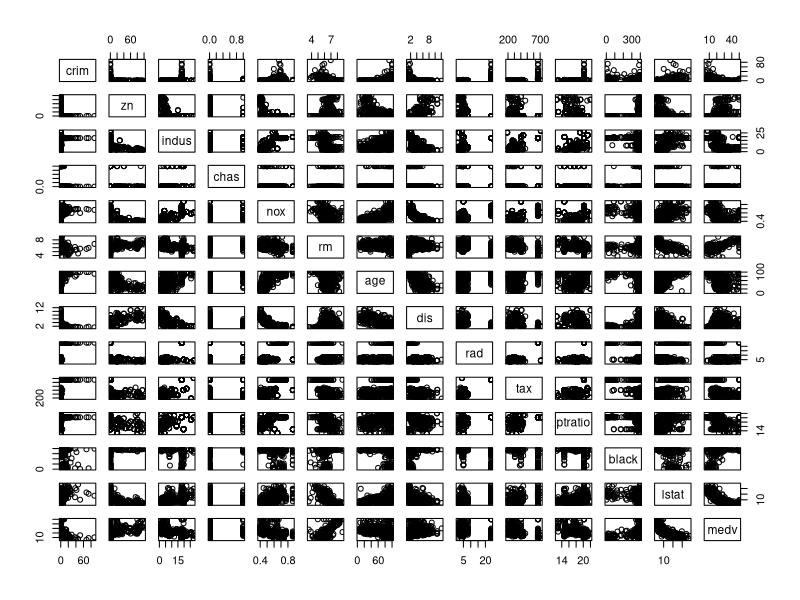
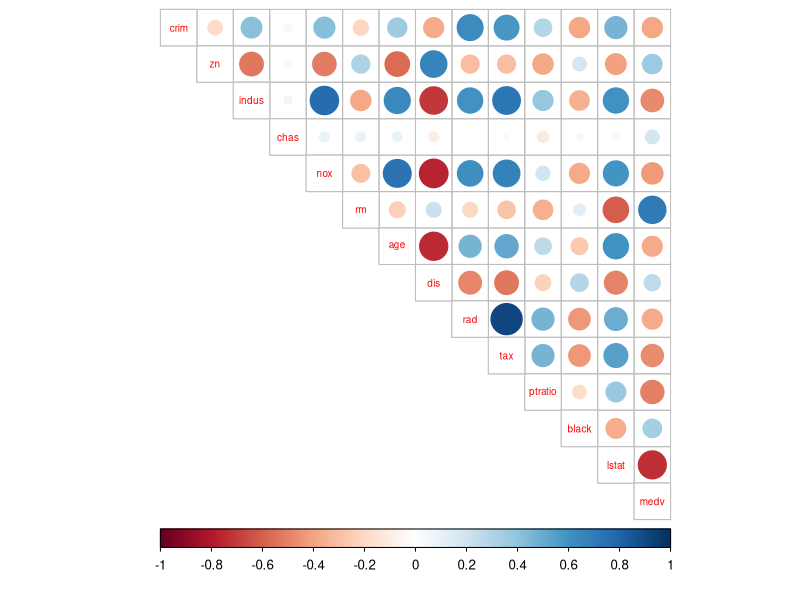
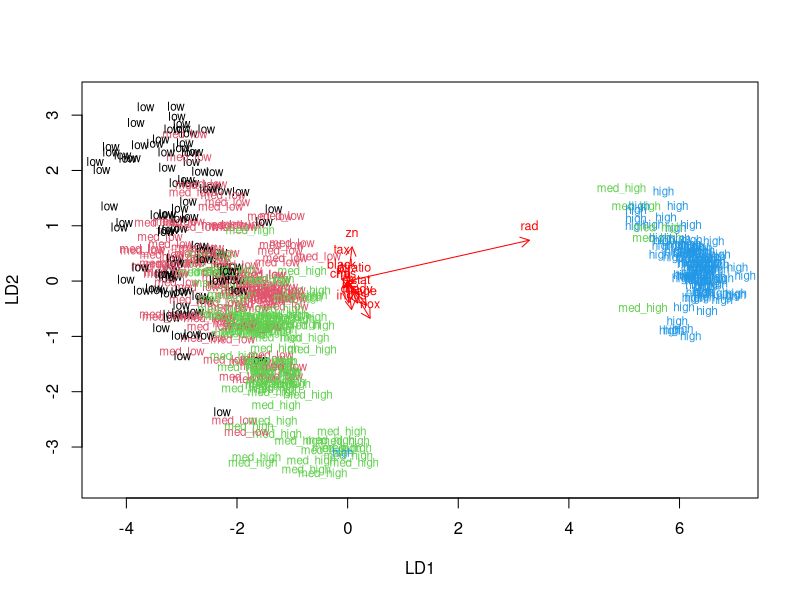
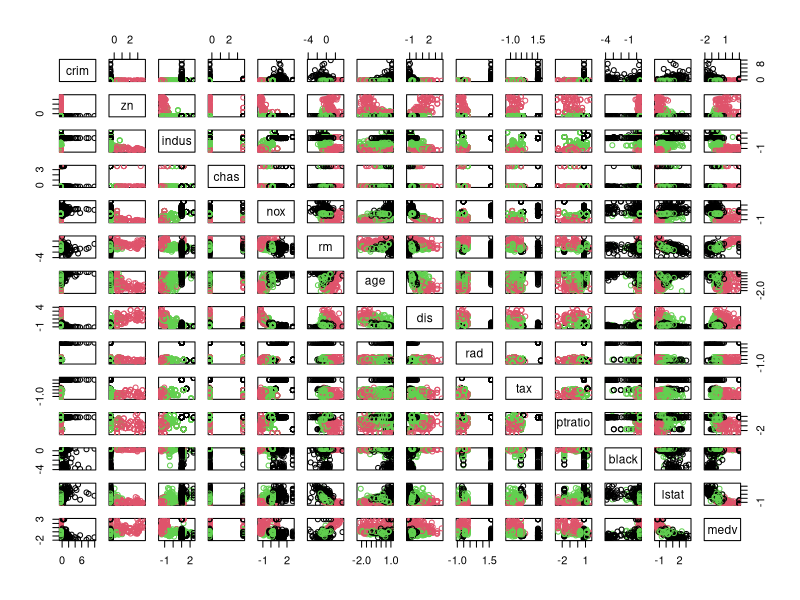
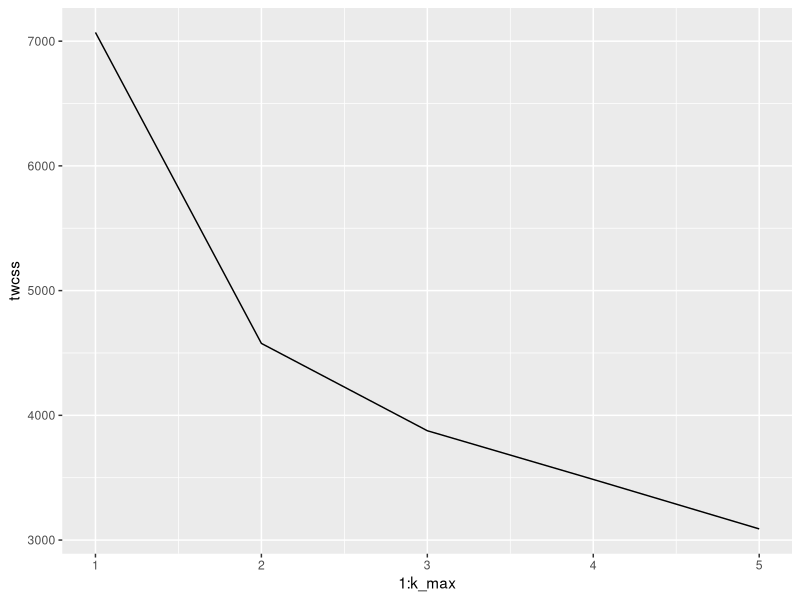
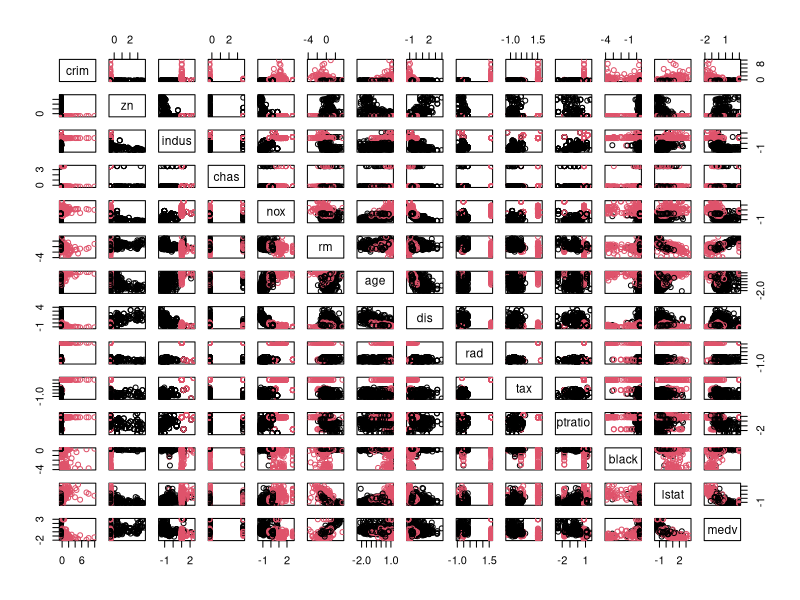

These figures' R source, in order:
## ---- chunk 1
knitr::opts_chunk$set(warning = FALSE, message = FALSE) 
## ---- chunk 2
library(MASS)
data("Boston")

str(Boston)
summary(Boston)
dim(Boston)

## ---- chunk 3
library(corrplot)
library(tidyverse)

# plot matrix of the variables
pairs(Boston)

# calculate the correlation matrix and round it
cor_matrix<-cor(Boston) %>% round(digits = 2)

# print the correlation matrix
cor_matrix

# visualize the correlation matrix
corrplot(cor_matrix, method="circle", type="upper", cl.pos="b", tl.pos="d", tl.cex = 0.6)

## ---- chunk 4
# center and standardize variables, and change the matrix to a data.frame
boston_scaled <- scale(Boston) %>% as.data.frame()

# summaries of the scaled variables
summary(boston_scaled)
## ---- chunk 5
# create a quantile vector of crim and print it
bins <- quantile(boston_scaled$crim)
bins

# create a categorical variable 'crime'; label break points from low to high:
crime <- cut(boston_scaled$crim, breaks = bins, labels = 
               c("low", "med_low", "med_high", "high"), include.lowest = TRUE)

# look at the table of the new factor crime
table(crime)

# remove original crim from the dataset and add in the new categorical one:
boston_scaled <- select(boston_scaled, -crim)
boston_scaled
boston_scaled <- data.frame(boston_scaled, crime)
## ---- chunk 6
# assign 80% of Boston rows randomly to ind 
ind <- sample(nrow(boston_scaled),  size = nrow(boston_scaled) * 0.8)

# create "train" set that consists of the sample selection ind 
train <- boston_scaled[ind,]
dim(train)

# and a "test" set out of the remaining 20 % of rows, and remove crime variable:
test <- boston_scaled[-ind,]
dim(test)

# save the correct classes from test data
correct_classes <- test$crime

# remove the crime variable from test data
test <- dplyr::select(test, -crime)
dim(test)
## ---- chunk 7
# linear discriminant analysis
lda.fit <- lda(crime ~ ., data = train)
str(train)

# print the lda.fit object
lda.fit

# the function for lda biplot arrows
lda.arrows <- function(x, myscale = 1, arrow_heads = 0.1, color = "red", tex = 0.75, choices = c(1,2)){
  heads <- coef(x)
  arrows(x0 = 0, y0 = 0, 
         x1 = myscale * heads[,choices[1]], 
         y1 = myscale * heads[,choices[2]], col=color, length = arrow_heads)
  text(myscale * heads[,choices], labels = row.names(heads), 
       cex = tex, col=color, pos=3)
}

# target classes as numeric
classes <- as.numeric(train$crime)

# plot the lda results
plot(lda.fit, dimen = 2, col = classes, pch = classes)

lda.arrows(lda.fit, myscale = 1)

## ---- chunk 8
# predict classes with test data
lda.pred <- predict(lda.fit, newdata = test)

# cross tabulate the results
corr_v_pred <- table(correct = correct_classes, predicted = lda.pred$class)
corr_v_pred

# display frequencies as row precentages 
prop.table(corr_v_pred, 1) * 100

## ---- chunk 9
# load MASS and Boston
library(MASS)
data('Boston')
boston_scaled <- scale(Boston) %>% as.data.frame()

# euclidean distance matrix
dist_eu <- dist(Boston)

# look at the summary of the distances
summary(dist_eu)

# manhattan distance matrix
dist_man <- dist(Boston, method = "manhattan")

# look at the summary of the distances
summary(dist_man)

## ---- chunk 10
# k-means clustering
km <-kmeans(boston_scaled, centers = 3)

# plot the Boston dataset with clusters
pairs(boston_scaled, col = km$cluster)
## ---- chunk 11
# determine the number of clusters
k_max <- 5

# calculate the total within sum of squares
twcss <- sapply(1:k_max, function(k){kmeans(boston_scaled, k)$tot.withinss})

# visualize the results
qplot(x = 1:k_max, y = twcss, geom = 'line')

## ---- chunk 12
# k-means clustering
km <-kmeans(boston_scaled, centers = 2)

# plot the Boston dataset with clusters
pairs(boston_scaled, col = km$cluster)
